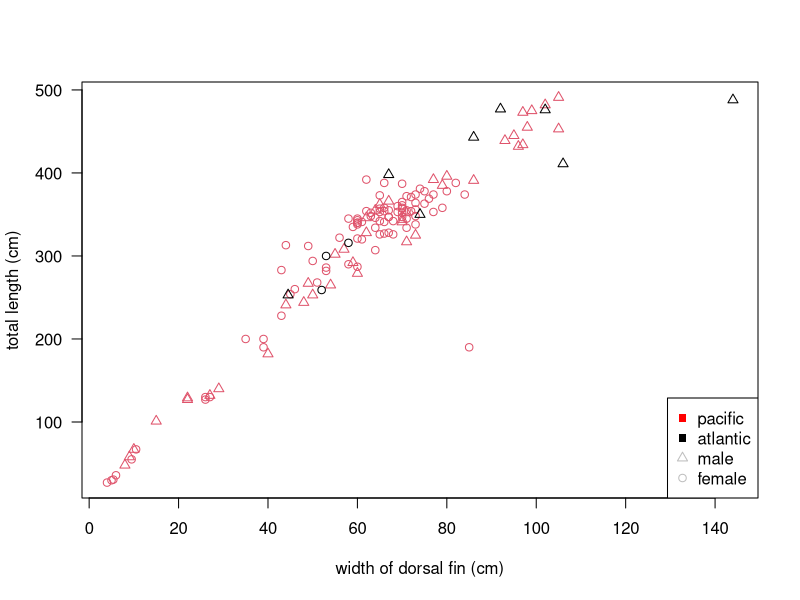

R code for this plot:
## ---- chunk 1
# load data
pac <- read.table('A00_data/globi_yonekura_1980.csv', header = TRUE, sep = ',', stringsAsFactors = FALSE)
atl1 <- read.table('A00_data/gma_strandings_VT.csv', header = TRUE, sep = ',', stringsAsFactors = FALSE)
atl2 <- read.table('A00_data/gma_nmnh_strandings.csv', header = TRUE, sep = ',', stringsAsFactors = FALSE)


# add an ocean
pac$ocean <- 'pacific'
atl1$ocean <- 'atlantic'
atl2$ocean <- 'atlantic'

# combine dfs
desecols <- c('sex', 'TL', 'WDORS', 'ocean')
dat <- rbind(pac[, desecols], atl1[, desecols], atl2[, desecols])
## ---- chunk 2
# plot
plot(dat$WDORS, dat$TL,
  col = as.numeric(as.factor(dat$ocean)),
  pch = as.numeric(as.factor(dat$sex)),
  las = 1, xlab = 'width of dorsal fin (cm)', ylab = 'total length (cm)'
)
legend('bottomright', legend = c('pacific', 'atlantic', 'male', 'female'), col = c('red', 'black', 'grey', 'grey'), pch = c(15, 15, 2, 1))
